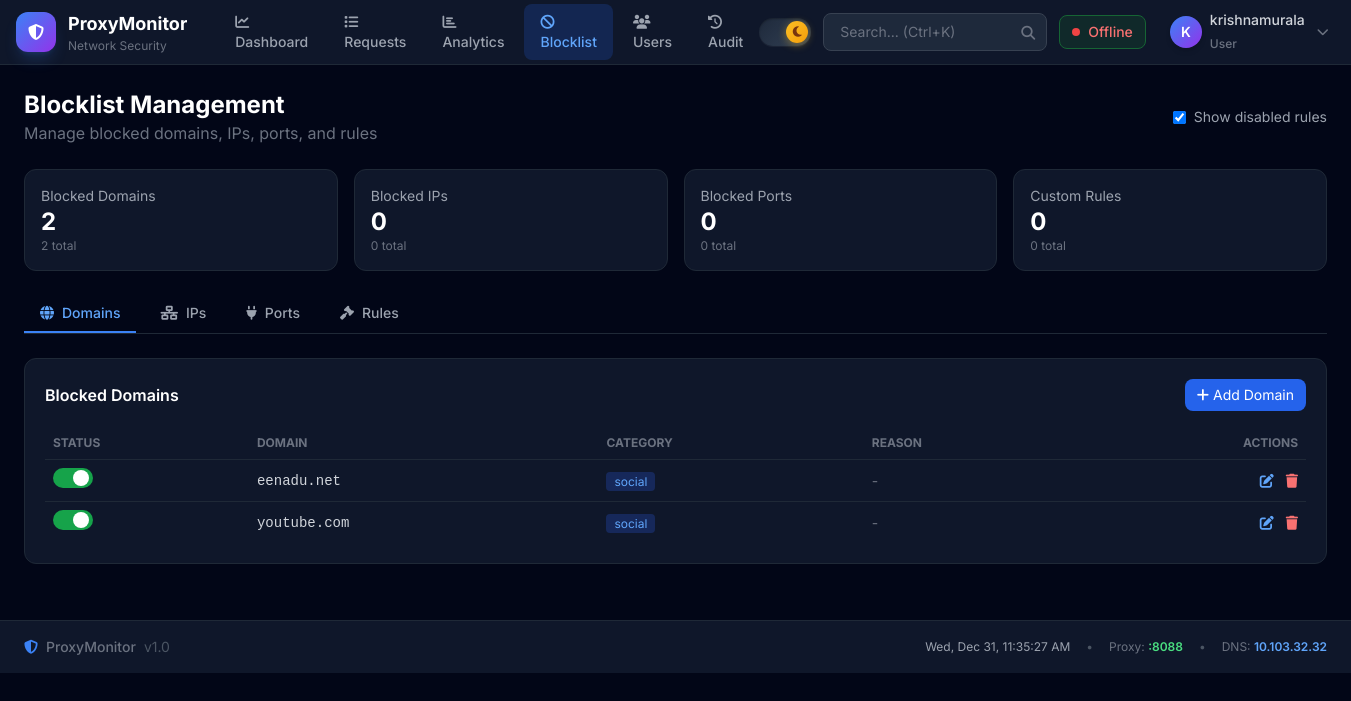
Before: /blocklist/ (signed in) with the older database file.
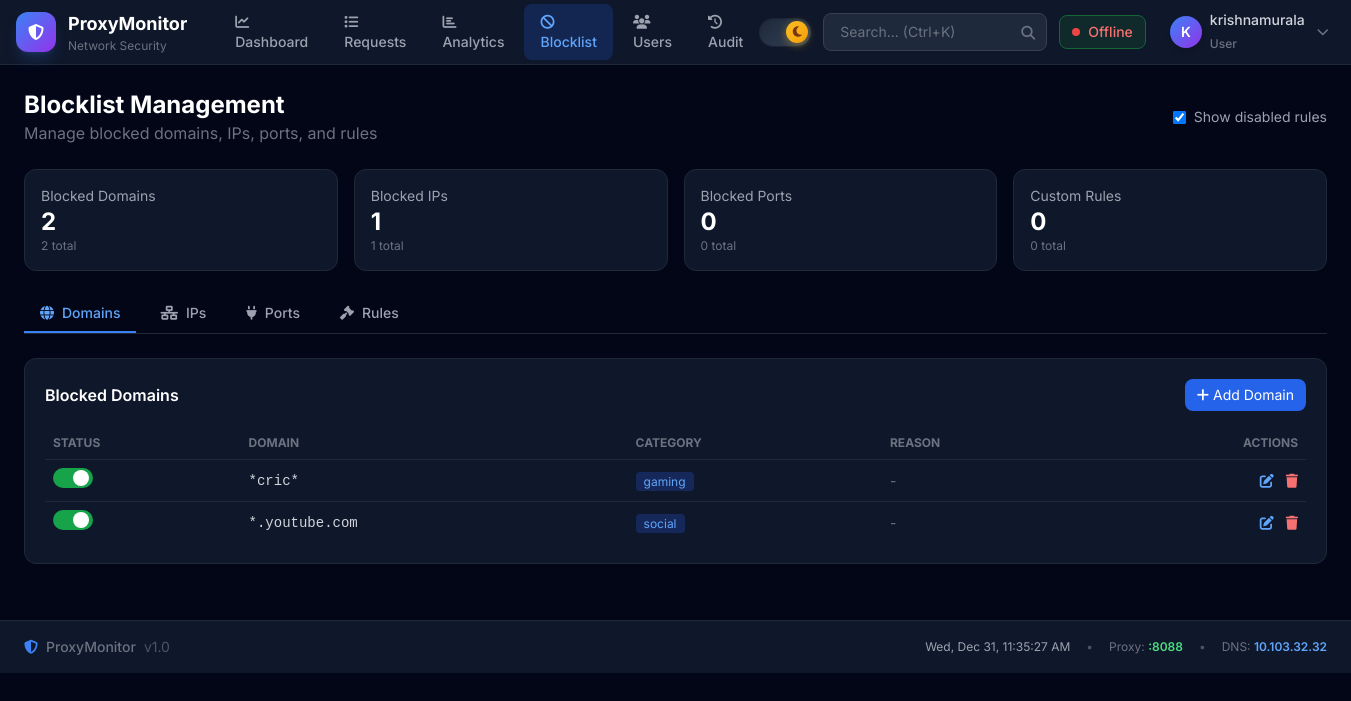
After: the same page with the newer database file.
### apps/blocklist/models.py (models this page shows, shortened)
class BlockedDomain(models.Model):
    CATEGORY_CHOICES = [
        ('manual', 'Manual'),
        ('ads', 'Advertising'),
        ('malware', 'Malware'),
        ('phishing', 'Phishing'),
        ('adult', 'Adult Content'),
        ('social', 'Social Media'),
        ('gambling', 'Gambling'),
        ('streaming', 'Streaming'),
        ('gaming', 'Gaming'),
        ('other', 'Other'),
    ]
    domain = models.CharField(max_length=255, unique=True, db_index=True)
    category = models.CharField(max_length=50, choices=CATEGORY_CHOICES, default='manual')
    reason = models.TextField(blank=True, null=True)
    is_active = models.BooleanField(default=True, db_index=True)
    is_wildcard = models.BooleanField(default=False, db_index=True)
    hit_count = models.IntegerField(default=0)
    created_at = models.DateTimeField(default=timezone.now)
    updated_at = models.DateTimeField(auto_now=True)
    class Meta:
        ordering = ['-created_at']
        verbose_name = 'Blocked Domain'
        verbose_name_plural = 'Blocked Domains'

### apps/dashboard/views.py (the view, shortened to what this page needs)
# urls.py: path('blocklist/', views.blocklist_view, name='blocklist'),
@login_required
@operator_required
def blocklist_view(request):
    from apps.blocklist.models import BlockedDomain, BlockedIP, BlockedPort, BlockRule
    show_disabled = request.GET.get('show_disabled', 'true') == 'true'
    if show_disabled:
        blocked_domains = BlockedDomain.objects.all().order_by('-is_active', '-created_at')[:100]
        blocked_ips = BlockedIP.objects.all().order_by('-is_active', '-created_at')[:100]
        blocked_ports = BlockedPort.objects.all().order_by('-is_active', '-created_at')[:100]
        block_rules = BlockRule.objects.all().order_by('-is_active', 'priority', '-created_at')[:100]
    context = {
        'page': 'blocklist',
        'blocked_domains': blocked_domains,
        'blocked_ips': blocked_ips,
        'blocked_ports': blocked_ports,
        'block_rules': block_rules,
        'domain_count': BlockedDomain.objects.filter(is_active=True).count(),
        'domain_total': BlockedDomain.objects.count(),
        'ip_count': BlockedIP.objects.filter(is_active=True).count(),
        'ip_total': BlockedIP.objects.count(),
        'port_count': BlockedPort.objects.filter(is_active=True).count(),
        'port_total': BlockedPort.objects.count(),
        'rule_count': BlockRule.objects.filter(is_active=True).count(),
        'rule_total': BlockRule.objects.count(),
        'show_disabled': show_disabled,
    }
    return render(request, 'dashboard/blocklist.html', context)

### apps/dashboard/context_processors.py (called while the page is built, shortened)
def rbac_context(request):
    context = {
        'is_admin': False,
        'is_operator': False,
        'user_role': 'viewer',
        'dns_server': getattr(settings, 'DNS_SERVERS', ['8.8.8.8'])[0],
        'proxy_port': getattr(settings, 'PROXY_PORT', 8088),
    }
    if request.user.is_authenticated:
        if request.user.is_superuser:
            context['is_admin'] = True
            context['is_operator'] = True
            context['user_role'] = 'admin'
    print(f"RBAC Context: user={request.user}, is_admin={context['is_admin']}, is_operator={context['is_operator']}")
    return context

### apps/dashboard/rbac.py (called while the page is built)
def is_operator(user):
    if not user.is_authenticated:
        return False
    if user.is_superuser:
        return True
    try:
        return user.profile.role in ['operator', 'admin']
    except:
        return False

### templates/dashboard/blocklist.html (shortened to what the changed rows need)
{% extends "dashboard/base.html" %}
{% block content %}
<div class="mb-6 flex justify-between items-center">
    <div>
        <h2 class="text-2xl font-bold text-white">Blocklist Management</h2>
    </div>
</div>
<div class="grid grid-cols-2 md:grid-cols-4 gap-4 mb-6">
    <div class="bg-dark-900 rounded-xl border border-gray-800 p-4">
        <div class="text-gray-400 text-sm">Blocked IPs</div>
        <div class="text-2xl font-bold text-white">{{ ip_count }}</div>
        <div class="text-xs text-gray-500">{{ ip_total }} total</div>
    </div>
</div>
<div id="panel-domains" class="tab-panel">
    <div class="bg-dark-900 rounded-xl border border-gray-800 p-5">
        <div class="overflow-x-auto">
            <table class="w-full text-sm">
                <thead>
                    <tr class="text-gray-500 text-xs uppercase border-b border-gray-800">
                        <th class="text-left py-2 px-2">Status</th>
                        <th class="text-left py-2 px-2">Domain</th>
                        <th class="text-left py-2 px-2">Category</th>
                        <th class="text-left py-2 px-2">Reason</th>
                        <th class="text-right py-2 px-2">Actions</th>
                    </tr>
                </thead>
                <tbody class="divide-y divide-gray-800">
                    {% for domain in blocked_domains %}
                    <tr class="hover:bg-dark-800 {% if not domain.is_active %}opacity-50{% endif %}" id="domain-row-{{ domain.id }}">
                        <td class="py-2 px-2">
                            <button onclick="confirmToggle('domain', {{ domain.id }}, '{{ domain.domain }}', {{ domain.is_active|yesno:'true,false' }})"
                                    class="w-10 h-5 rounded-full transition-colors relative {% if domain.is_active %}bg-green-600{% else %}bg-gray-600{% endif %}"
                                    title="{% if domain.is_active %}Click to disable{% else %}Click to enable{% endif %}">
                                <span class="absolute w-4 h-4 bg-white rounded-full top-0.5 transition-transform {% if domain.is_active %}left-5{% else %}left-0.5{% endif %}"></span>
                            </button>
                        </td>
                        <td class="py-2 px-2 font-mono text-gray-300">{{ domain.domain }}</td>
                        <td class="py-2 px-2">
                            <span class="px-2 py-0.5 rounded text-xs bg-blue-900/50 text-blue-400">{{ domain.category }}</span>
                        </td>
                        <td class="py-2 px-2 text-gray-500">{{ domain.reason|default:"-"|truncatechars:40 }}</td>
                        <td class="py-2 px-2 text-right space-x-2">
                            <button onclick="showEditModal('domain', {{ domain.id }}, '{{ domain.domain }}', '{{ domain.category }}', '{{ domain.reason|default:'' }}')"
                                    class="text-blue-400 hover:text-blue-300" title="Edit">
                                <i class="fas fa-edit"></i>
                            </button>
                            <button onclick="confirmDelete('domain', {{ domain.id }}, '{{ domain.domain }}')"
                                    class="text-red-400 hover:text-red-300" title="Delete">
                                <i class="fas fa-trash"></i>
                            </button>
                        </td>
                    </tr>
                    {% empty %}
                    <tr><td colspan="5" class="py-8 text-center text-gray-500">No blocked domains</td></tr>
                    {% endfor %}
                </tbody>
            </table>
        </div>
    </div>
</div>
{% endblock %}

Changed rows visible on the page:
removed BlockedDomain: is_active True (drawn), domain "eenadu.net", category "social", reason "-"
added BlockedDomain: is_active True (drawn), domain "*cric*", category "gaming", reason "-"
changed BlockedDomain "social": domain "youtube.com" → "*.youtube.com"
Other visible differences:
{{ ip_count }}: "0" → "1"
{{ ip_total }}: "0" → "1"
